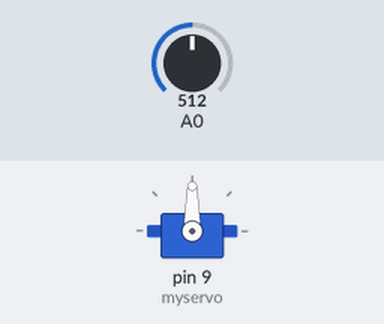
A sketch run on a simulated Arduino Uno, built with avr-gcc and run on an emulated ATmega328P. Parts: servo. Inputs (shaded band) come from the test bench; at power-on: A0 = 512.

Above: at 1.2 s.
1.3 s: A0 set to 716
At 1.9 s:
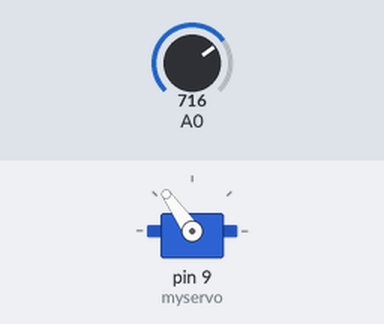
2.8 s: A0 set to 900
At 4.0 s:
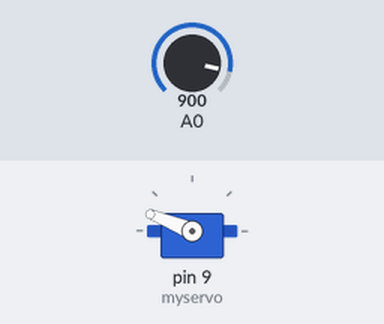
4.3 s: A0 set to 1023
At 5.3 s:
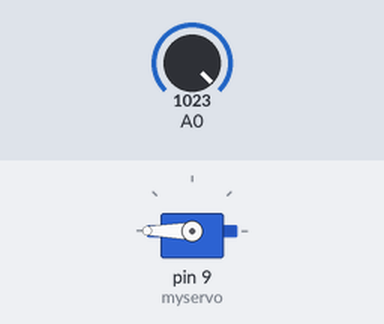
5.8 s: A0 set to 306
At 6.5 s:
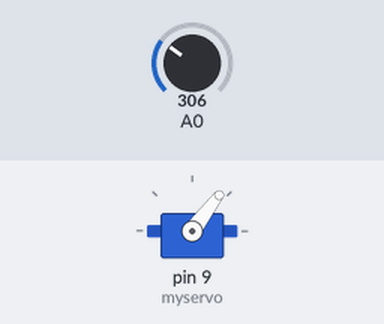
7.3 s: A0 set to 122
At 7.6 s:
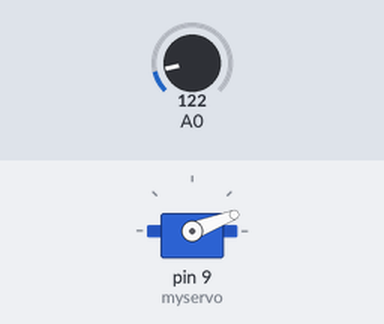
Timing chart, 0 to 9.8 s (numbered marks = the images above; inputs shaded):
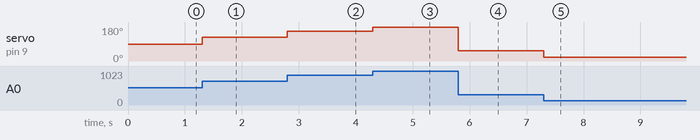

Measured:
- after the input at 1.3 s, servo on pin 9 (myservo): 90° → 125° at once
- after the input at 2.8 s, servo on pin 9 (myservo): 125° → 158° at once
- after the input at 4.3 s, servo on pin 9 (myservo): 158° → 180° at once
- after the input at 5.8 s, servo on pin 9 (myservo): 180° → 53° at once
- after the input at 7.3 s, servo on pin 9 (myservo): 53° → 21° at once

The sketch:

7.27_R_MG90S.ino
```cpp
#include <Servo.h>  //想使用伺服电机，一定要先加这行，就是导入函数库的意思

Servo myservo;  // 先定义这个马达的名字
int sensor = 0; //电位器输入的类比讯号值
int angle = 0;

void setup() {
  myservo.attach(9);  // 宣告次马达的讯号控制脚位是9号脚位
}

void loop() {
  sensor = analogRead(A0); //从A0读取到类比讯号
  angle = map(sensor,0,1023,0,180);
  myservo.write(angle);  //马达转到N度角位置 （0-180）
  //delay(15);
}
```
